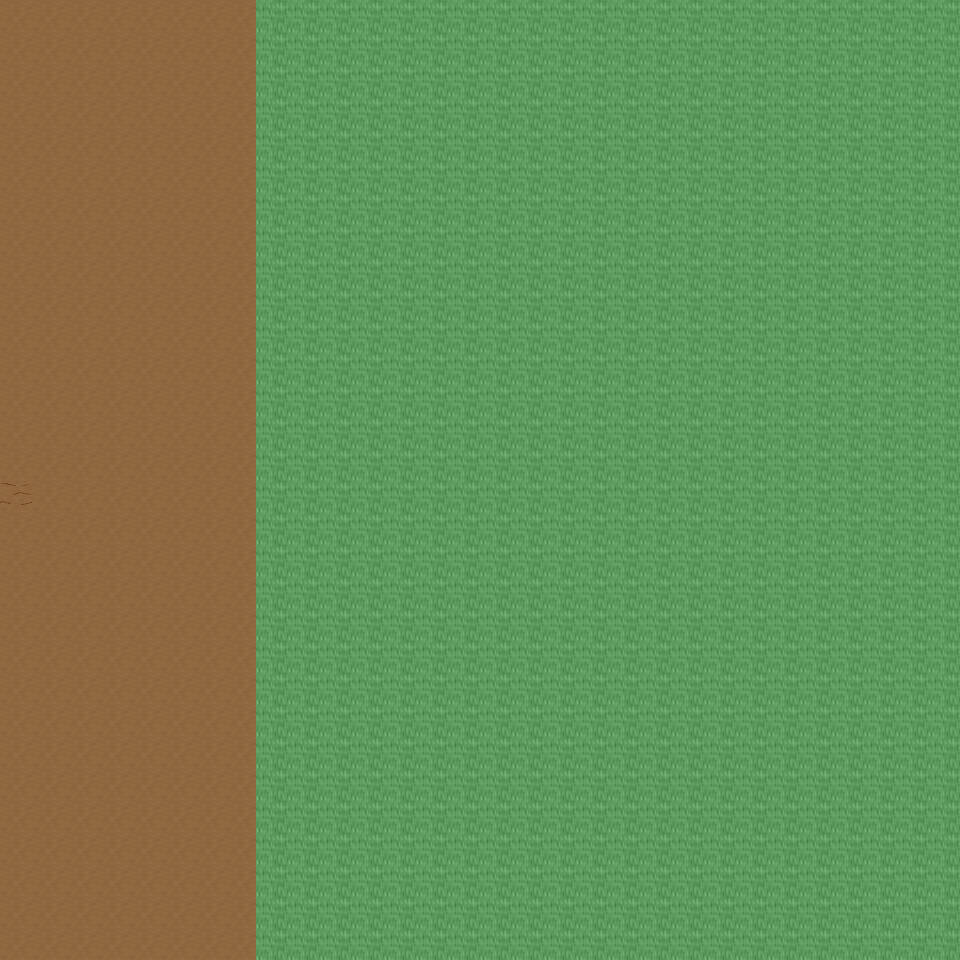

This is a level from a 2D game, rendered from its Tiled map with the project's own tilesets. A one-line summary and the map file follow, with tile-layer data summarised:
An orthogonal 30x30 tile map with 32x32 px tiles, 6 tile layers (Ground, Object, Object2, Above, ...), 31 tilesets and 3 objects (3x mapchange).

<map version="1.0" orientation="orthogonal" renderorder="right-down" width="30" height="30" tilewidth="32" tileheight="32" nextobjectid="4">
  <tileset firstgid="1" name="tileset_ground_ground" tilewidth="32" tileheight="32" tilecount="33" columns="3">
    <image source="../drawable/tileset_ground_ground.png" width="96" height="352" />
  </tileset>
  <tileset firstgid="34" name="tileset_ground_ridge_earth_dark" tilewidth="32" tileheight="32" tilecount="96" columns="12">
    <image source="../drawable/tileset_ground_ridge_earth_dark.png" width="384" height="256" />
  </tileset>
  <tileset firstgid="130" name="tileset_logic_collision" tilewidth="32" tileheight="32" tilecount="1" columns="1">
    <image source="../drawable/tileset_logic_collision.png" width="32" height="32" />
  </tileset>
  <tileset firstgid="131" name="tileset_building_fence_fence_chunky" tilewidth="32" tileheight="32" tilecount="21" columns="3">
    <image source="../drawable/tileset_building_fence_fence_chunky.png" width="96" height="224" />
  </tileset>
  <tileset firstgid="152" name="tileset_item_statue_girl_with_bird" tilewidth="32" tileheight="32" tilecount="12" columns="4">
    <image source="../drawable/tileset_item_statue_girl_with_bird.png" width="128" height="96" />
  </tileset>
  <tileset firstgid="164" name="tileset_plant_bush_hosta" tilewidth="32" tileheight="32" tilecount="9" columns="3">
    <image source="../drawable/tileset_plant_bush_hosta.png" width="96" height="96" />
  </tileset>
  <tileset firstgid="173" name="tileset_ground_rock_rocks_3" tilewidth="32" tileheight="32" tilecount="16" columns="4">
    <image source="../drawable/tileset_ground_rock_rocks_3.png" width="128" height="128" />
  </tileset>
  <tileset firstgid="189" name="tileset_item_statue_crystal_statues" tilewidth="32" tileheight="32" tilecount="12" columns="6">
    <image source="../drawable/tileset_item_statue_crystal_statues.png" width="192" height="64" />
  </tileset>
  <tileset firstgid="201" name="tileset_plant_tree_maple_tree" tilewidth="32" tileheight="32" tilecount="72" columns="8">
    <image source="../drawable/tileset_plant_tree_maple_tree.png" width="256" height="288" />
  </tileset>
  <tileset firstgid="273" name="tileset_plant_stump_small_stump" tilewidth="32" tileheight="32" tilecount="4" columns="2">
    <image source="../drawable/tileset_plant_stump_small_stump.png" width="64" height="64" />
  </tileset>
  <tileset firstgid="277" name="tileset_item_statue_plants_potted_stone" tilewidth="32" tileheight="32" tilecount="6" columns="3">
    <image source="../drawable/tileset_item_statue_plants_potted_stone.png" width="96" height="64" />
  </tileset>
  <tileset firstgid="283" name="tileset_furniture_chair_bench_white" tilewidth="32" tileheight="32" tilecount="8" columns="2">
    <image source="../drawable/tileset_furniture_chair_bench_white.png" width="64" height="128" />
  </tileset>
  <tileset firstgid="291" name="tileset_furniture_sink_dark_side_on" tilewidth="32" tileheight="32" tilecount="6" columns="3">
    <image source="../drawable/tileset_furniture_sink_dark_side_on.png" width="96" height="64" />
  </tileset>
  <tileset firstgid="297" name="tileset_object_birds" tilewidth="32" tileheight="32" tilecount="4" columns="2">
    <image source="../drawable/tileset_object_birds.png" width="64" height="64" />
  </tileset>
  <tileset firstgid="301" name="tileset_ground_earth_edges" tilewidth="32" tileheight="32" tilecount="18" columns="6">
    <image source="../drawable/tileset_ground_earth_edges.png" width="192" height="96" />
  </tileset>
  <tileset firstgid="319" name="tileset_ground_grass_corners" tilewidth="32" tileheight="32" tilecount="24" columns="6">
    <image source="../drawable/tileset_ground_grass_corners.png" width="192" height="128" />
  </tileset>
  <tileset firstgid="343" name="tileset_building_stairs_stairs_grey" tilewidth="32" tileheight="32" tilecount="6" columns="3">
    <image source="../drawable/tileset_building_stairs_stairs_grey.png" width="96" height="64" />
  </tileset>
  <tileset firstgid="349" name="tileset_plant_tree_pine_tree" tilewidth="32" tileheight="32" tilecount="20" columns="4">
    <image source="../drawable/tileset_plant_tree_pine_tree.png" width="128" height="160" />
  </tileset>
  <tileset firstgid="369" name="tileset_plant_tree_oak_tree" tilewidth="32" tileheight="32" tilecount="20" columns="4">
    <image source="../drawable/tileset_plant_tree_oak_tree.png" width="128" height="160" />
  </tileset>
  <tileset firstgid="389" name="tileset_plant_tree_chestnut_tree" tilewidth="32" tileheight="32" tilecount="20" columns="4">
    <image source="../drawable/tileset_plant_tree_chestnut_tree.png" width="128" height="160" />
  </tileset>
  <tileset firstgid="409" name="tileset_building_thatched_roof_cottage1" tilewidth="32" tileheight="32" tilecount="20" columns="4">
    <image source="../drawable/tileset_building_thatched_roof_cottage1.png" width="128" height="160" />
  </tileset>
  <tileset firstgid="429" name="tileset_building_thatched_roof_cottage2" tilewidth="32" tileheight="32" tilecount="20" columns="4">
    <image source="../drawable/tileset_building_thatched_roof_cottage2.png" width="128" height="160" />
  </tileset>
  <tileset firstgid="449" name="tileset_object_well" tilewidth="32" tileheight="32" tilecount="4" columns="2">
    <image source="../drawable/tileset_object_well.png" width="64" height="64" />
  </tileset>
  <tileset firstgid="453" name="tileset_plant_flower_flower_bed_1" tilewidth="32" tileheight="32" tilecount="35" columns="7">
    <image source="../drawable/tileset_plant_flower_flower_bed_1.png" width="224" height="160" />
  </tileset>
  <tileset firstgid="488" name="tileset_plant_flower_small_flower_bed" tilewidth="32" tileheight="32" tilecount="12" columns="3">
    <image source="../drawable/tileset_plant_flower_small_flower_bed.png" width="96" height="128" />
  </tileset>
  <tileset firstgid="500" name="tileset_plant_flower_small_flower_bed_2" tilewidth="32" tileheight="32" tilecount="12" columns="3">
    <image source="../drawable/tileset_plant_flower_small_flower_bed_2.png" width="96" height="128" />
  </tileset>
  <tileset firstgid="512" name="tileset_plant_flower_foxgloves" tilewidth="32" tileheight="32" tilecount="4" columns="2">
    <image source="../drawable/tileset_plant_flower_foxgloves.png" width="64" height="64" />
  </tileset>
  <tileset firstgid="516" name="tileset_plant_flower_hothouse_flowers" tilewidth="32" tileheight="32" tilecount="72" columns="6">
    <image source="../drawable/tileset_plant_flower_hothouse_flowers.png" width="192" height="384" />
  </tileset>
  <tileset firstgid="588" name="tileset_plant_bush_bush_mult_colored" tilewidth="32" tileheight="32" tilecount="6" columns="3">
    <image source="../drawable/tileset_plant_bush_bush_mult_colored.png" width="96" height="64" />
  </tileset>
  <tileset firstgid="594" name="tileset_object_ents" tilewidth="32" tileheight="32" tilecount="50" columns="5">
    <image source="../drawable/tileset_object_ents.png" width="160" height="320" />
  </tileset>
  <tileset firstgid="644" name="tileset_ground_green_paving" tilewidth="32" tileheight="32" tilecount="18" columns="3">
    <image source="../drawable/tileset_ground_green_paving.png" width="96" height="192" />
  </tileset>
  <layer name="Ground" width="30" height="30">
    <data>[900 cells, 900 non-empty, 4 distinct tile ids]</data>
  </layer>
  <layer name="Object" width="30" height="30">
    <data>[900 cells, 68 non-empty, 31 distinct tile ids]</data>
  </layer>
  <layer name="Object2" width="30" height="30">
    <data>[900 cells, 23 non-empty, 14 distinct tile ids]</data>
  </layer>
  <layer name="Above" width="30" height="30">
    <data>[900 cells, 52 non-empty, 43 distinct tile ids]</data>
  </layer>
  <layer name="Above2" width="30" height="30">
    <data>[900 cells, 0 non-empty, 0 distinct tile ids]</data>
  </layer>
  <layer name="Walkable" width="30" height="30">
    <data>[900 cells, 660 non-empty, 1 distinct tile ids]</data>
  </layer>
  <objectgroup name="MapEvents">
    <object id="1" name="north" type="mapchange" x="0" y="0" width="256" height="32">
      <properties>
        <property name="map" value="0_ados_mountain_n2_w2_x4_y2" />
        <property name="place" value="south" />
      </properties>
    </object>
    <object id="2" name="south" type="mapchange" x="0" y="928" width="256" height="32">
      <properties>
        <property name="map" value="0_ados_mountain_n2_w2_x4_y4" />
        <property name="place" value="north" />
      </properties>
    </object>
    <object id="3" name="west" type="mapchange" x="0" y="0" width="32" height="960">
      <properties>
        <property name="map" value="0_ados_mountain_n2_w2_x3_y3" />
        <property name="place" value="east" />
      </properties>
    </object>
  </objectgroup>
</map>
